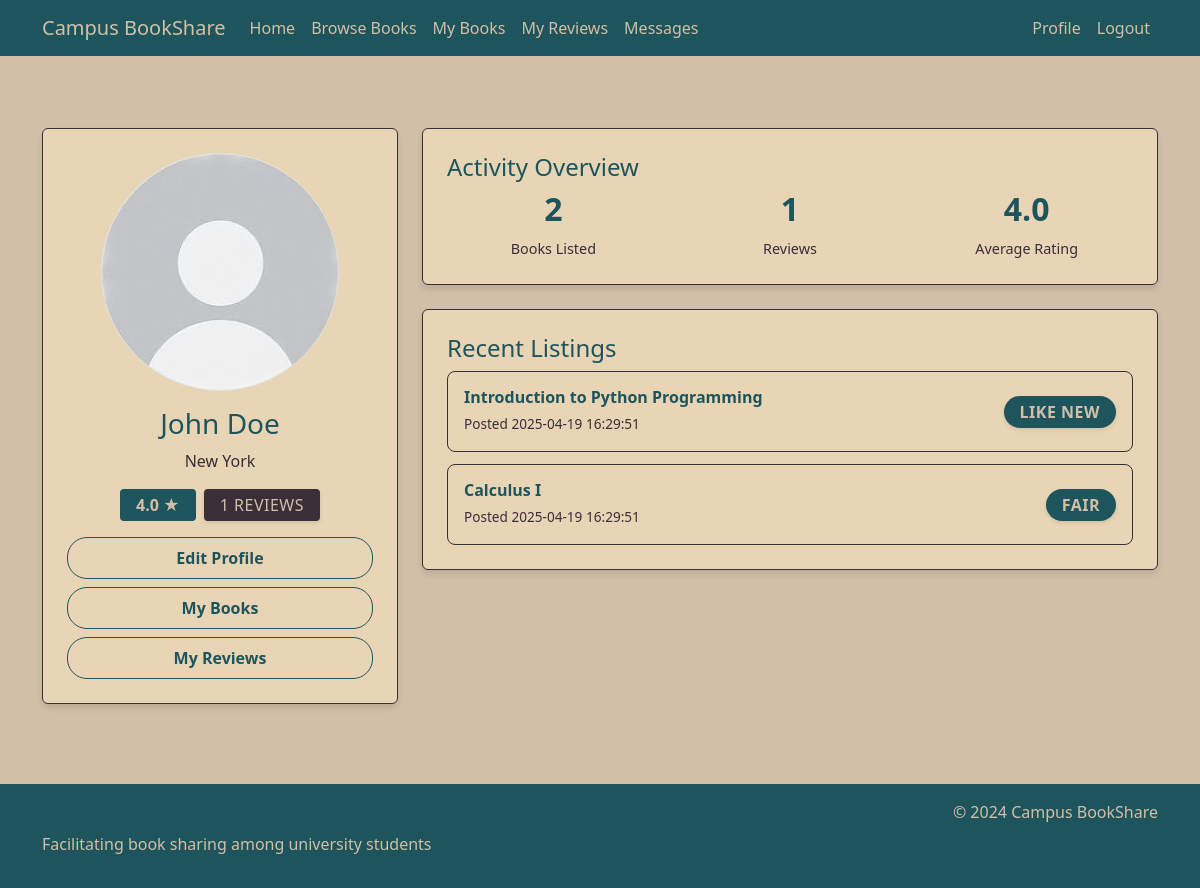
Screenshot of /profile (signed in) with the database file from the repository.
### tables this page shows
CREATE TABLE Users (
        user_id INTEGER PRIMARY KEY AUTOINCREMENT,
        name TEXT NOT NULL,
        email TEXT NOT NULL UNIQUE,
        password TEXT NOT NULL,
        profile_image TEXT,
        location TEXT
    );

CREATE TABLE Books (
        book_id INTEGER PRIMARY KEY AUTOINCREMENT,
        user_id INTEGER,
        title TEXT NOT NULL,
        author TEXT,
        ISBN TEXT,
        subject TEXT,
        course_code TEXT,
        condition TEXT,
        availability TEXT NOT NULL,
        date_posted TEXT NOT NULL,
        FOREIGN KEY (user_id) REFERENCES Users(user_id)
    );

### app.py (the view)
@app.route('/profile')
@login_required
def profile():
    conn = get_db_connection()
    user = conn.execute('''
        SELECT u.*,
               COALESCE(AVG(r.rating), 0) as rating,
               COUNT(r.review_id) as review_count
        FROM Users u
        LEFT JOIN Reviews r ON u.user_id = r.user_id
        WHERE u.user_id = ?
        GROUP BY u.user_id
    ''', (session['user_id'],)).fetchone()
    total_books = conn.execute('''
        SELECT COUNT(*) as count
        FROM Books
        WHERE user_id = ?
    ''', (session['user_id'],)).fetchone()
    user = dict(user)
    user['total_books'] = total_books['count']
    recent_books = conn.execute('''
        SELECT * FROM Books
        WHERE user_id = ?
        ORDER BY date_posted DESC
        LIMIT 5
    ''', (session['user_id'],)).fetchall()
    conn.close()
    return render_template('profile.html', user=user, recent_books=recent_books)

### app.py (called while the page is built)
def get_db_connection():
    conn = sqlite3.connect('database.db')
    conn.row_factory = sqlite3.Row
    return conn

def login_required(f):
    @wraps(f)
    def decorated_function(*args, **kwargs):
        if 'user_id' not in session:
            flash('Please log in to access this page.', 'warning')
            return redirect(url_for('login'))
        return f(*args, **kwargs) # Returns original function if logged in
    return decorated_function

### templates/profile.html (shortened to what this page needs)
{% extends "base.html" %}
{% block content %}
<div class="container py-4 content">
    <div class="row">
        <div class="col-md-4 mb-4">
            <div class="card">
                <div class="card-body text-center">
                    <div class="mb-3">
                        {% if user.profile_image %}
                        <img src="{{ user.profile_image }}"
                             class="rounded-circle border profile-image"
                             alt="Profile picture">
                        {% else %}
                        <div class="default-avatar rounded-circle border d-flex align-items-center justify-content-center mx-auto">
                            <span>{{ user.name[0]|upper }}</span>
                        </div>
                        {% endif %}
                    </div>
                    <h3>{{ user.name }}</h3>
                    <p class="text-muted">{{ user.location }}</p>
                    <div class="d-flex justify-content-center gap-2 mb-3">
                        <span class="badge badge-rating">{{ user.rating|round(1) }} ★</span>
                        <span class="badge badge-reviews">{{ user.review_count }} Reviews</span>
                    </div>
                    <div class="d-grid gap-2">
                        <a href="{{ url_for('edit_profile') }}" class="btn btn-outline-primary">Edit Profile</a>
                        <a href="{{ url_for('my_books') }}" class="btn btn-outline-primary">My Books</a>
                        <a href="{{ url_for('my_reviews') }}" class="btn btn-outline-primary">My Reviews</a>
                    </div>
                </div>
            </div>
        </div>
        <div class="col-md-8">
            <div class="card mb-4">
                <div class="card-body">
                    <h4>Activity Overview</h4>
                    <div class="row text-center">
                        <div class="col-4">
                            <h5 class="stats-number">{{ user.total_books }}</h5>
                            <small class="stats-label">Books Listed</small>
                        </div>
                        <div class="col-4">
                            <h5 class="stats-number">{{ user.review_count }}</h5>
                            <small class="stats-label">Reviews</small>
                        </div>
                        <div class="col-4">
                            <h5 class="stats-number">{{ user.rating|round(1) }}</h5>
                            <small class="stats-label">Average Rating</small>
                        </div>
                    </div>
                </div>
            </div>
            <div class="card">
                <div class="card-body">
                    <h4>Recent Listings</h4>
                    {% if recent_books %}
                    <div class="list-group profile-recent-listings">
                        {% for book in recent_books %}
                        <div class="list-group-item">
                            <div class="d-flex justify-content-between align-items-center">
                                <div>
                                    <h6 class="book-title">{{ book.title }}</h6>
                                    <small class="book-date">Posted {{ book.date_posted }}</small>
                                </div>
                                <span class="badge badge-reviews">{{ book.condition }}</span>
                            </div>
                        </div>
                        {% endfor %}
                    </div>
                    {% else %}
                    <p class="text-muted">No books listed yet.</p>
                    {% endif %}
                </div>
            </div>
        </div>
    </div>
</div>
{% endblock %}

### static/css/style.css (style rules this page uses)
body { background-color: #D1BFA7; color: #1E555C; min-height: 100vh; display: flex; flex-direction: column; }
.card { background-color: #E8D5B5; border: 1px solid #3A2E39; box-shadow: 0 4px 6px rgba(0, 0, 0, 0.1); }
.card-body { color: #1E555C; padding: 1.5rem; }
.content { flex: 1; padding: 2rem 0; }
h1, h2, h3, h4, h5, h6 { color: #1E555C; }
.text-muted { color: #3A2E39 !important; }
.badge-rating { background-color: #8C2F39; }
.badge-reviews { color: #D1BFA7; padding: 0.5em 1em; border-radius: 20px; font-weight: 500; text-transform: uppercase; font-size: 0.8em; letter-spacing: 0.5px; box-shadow: 0 2px 4px rgba(0,0,0,0.1); }
.stats-number { color: #1E555C; }
.stats-label { color: #3A2E39; }
.book-title { color: #1E555C; font-weight: 600; margin-bottom: 0.5rem; }
.book-date { color: #3A2E39; font-size: 0.85rem; }
.btn-outline-primary { color: #1E555C; border-color: #1E555C; font-weight: 600; padding: 0.5rem 1.5rem; border-radius: 20px; }
.profile-recent-listings .book-title { color: #1E555C; font-weight: 600; margin-bottom: 0.5rem; }
.profile-recent-listings .book-date { color: #3A2E39; font-size: 0.85rem; }
.profile-recent-listings .badge { background-color: #1E555C; color: #D1BFA7; padding: 0.5rem 1rem; font-weight: 600; border-radius: 20px; }
.profile-recent-listings { background-color: transparent; border: none; }
.profile-recent-listings .list-group-item { background-color: #E8D5B5; border: 1px solid #3A2E39; margin-bottom: 0.75rem; border-radius: 8px; padding: 1rem; }
.profile-recent-listings .list-group-item:last-child { margin-bottom: 0; }
.profile-recent-listings .book-title { color: #1E555C; font-weight: 600; margin-bottom: 0.25rem; }

### templates/profile.html (style rules this page uses)
.badge-rating { background-color: #1E555C; color: #D1BFA7; padding: 0.5rem 1rem; font-size: 1rem; border-radius: 0.25rem; }
.badge-reviews { background-color: #3A2E39; color: #D1BFA7; padding: 0.5rem 1rem; font-size: 1rem; border-radius: 0.25rem; }
.stats-number { color: #1E555C; font-size: 2rem; font-weight: bold; margin-bottom: 0.5rem; }
.stats-label { color: #3A2E39; font-size: 0.9rem; }

### rows the page displays
Users: profile_image (placeholder picture), name "John Doe", location "New York"
Books: title "Introduction to Python Programming", date_posted "2025-04-19 16:29:51", condition "LIKE NEW"
Books: title "Calculus I", date_posted "2025-04-19 16:29:51", condition "FAIR"

### other values shown
{{ user.rating|round(1) }} "4.0"
{{ user.review_count }} "1"
{{ user.total_books }} "2"
